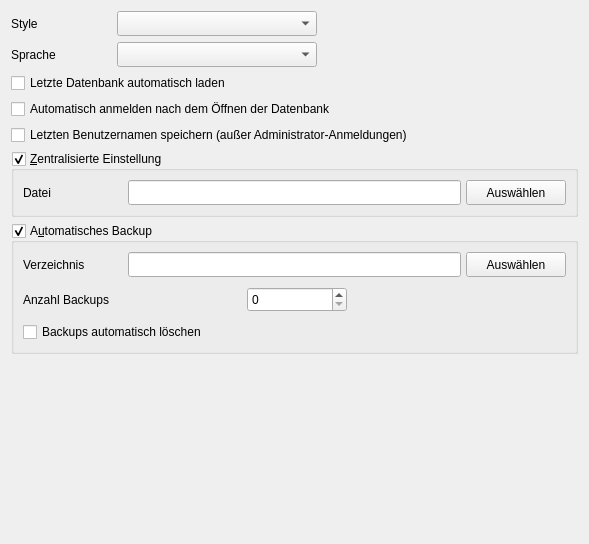
<?xml version="1.0" encoding="UTF-8"?>
<ui version="4.0">
 <class>QMGeneralSettingsWidget</class>
 <widget class="QWidget" name="QMGeneralSettingsWidget">
  <property name="geometry">
   <rect>
    <x>0</x>
    <y>0</y>
    <width>589</width>
    <height>544</height>
   </rect>
  </property>
  <property name="windowTitle">
   <string>Form</string>
  </property>
  <layout class="QVBoxLayout" name="verticalLayout">
   <item>
    <layout class="QHBoxLayout" name="horizontalLayout">
     <item>
      <widget class="QLabel" name="label_13">
       <property name="sizePolicy">
        <sizepolicy hsizetype="Preferred" vsizetype="Preferred">
         <horstretch>0</horstretch>
         <verstretch>0</verstretch>
        </sizepolicy>
       </property>
       <property name="minimumSize">
        <size>
         <width>100</width>
         <height>0</height>
        </size>
       </property>
       <property name="text">
        <string>Style</string>
       </property>
      </widget>
     </item>
     <item>
      <widget class="QComboBox" name="cbStyle">
       <property name="minimumSize">
        <size>
         <width>200</width>
         <height>25</height>
        </size>
       </property>
      </widget>
     </item>
     <item>
      <spacer name="horizontalSpacer">
       <property name="orientation">
        <enum>Qt::Horizontal</enum>
       </property>
       <property name="sizeHint" stdset="0">
        <size>
         <width>451</width>
         <height>20</height>
        </size>
       </property>
      </spacer>
     </item>
    </layout>
   </item>
   <item>
    <layout class="QHBoxLayout" name="horizontalLayout_2">
     <item>
      <widget class="QLabel" name="label_12">
       <property name="sizePolicy">
        <sizepolicy hsizetype="Preferred" vsizetype="Preferred">
         <horstretch>0</horstretch>
         <verstretch>0</verstretch>
        </sizepolicy>
       </property>
       <property name="minimumSize">
        <size>
         <width>100</width>
         <height>0</height>
        </size>
       </property>
       <property name="text">
        <string>Sprache</string>
       </property>
      </widget>
     </item>
     <item>
      <widget class="QComboBox" name="cbLanguage">
       <property name="minimumSize">
        <size>
         <width>200</width>
         <height>25</height>
        </size>
       </property>
      </widget>
     </item>
     <item>
      <spacer name="horizontalSpacer_3">
       <property name="orientation">
        <enum>Qt::Horizontal</enum>
       </property>
       <property name="sizeHint" stdset="0">
        <size>
         <width>15</width>
         <height>20</height>
        </size>
       </property>
      </spacer>
     </item>
    </layout>
   </item>
   <item>
    <widget class="QCheckBox" name="cbLoadLastDatabase">
     <property name="text">
      <string>Letzte Datenbank automatisch laden</string>
     </property>
    </widget>
   </item>
   <item>
    <widget class="QCheckBox" name="cbAutoLogin">
     <property name="text">
      <string>Automatisch anmelden nach dem Öffnen der Datenbank</string>
     </property>
    </widget>
   </item>
   <item>
    <widget class="QCheckBox" name="cbSaveLastLoginName">
     <property name="text">
      <string>Letzten Benutzernamen speichern (außer Administrator-Anmeldungen)</string>
     </property>
    </widget>
   </item>
   <item>
    <widget class="QGroupBox" name="gbCentralizedSettings">
     <property name="title">
      <string>&amp;Zentralisierte Einstellung</string>
     </property>
     <property name="checkable">
      <bool>true</bool>
     </property>
     <layout class="QGridLayout" name="gridLayout_5">
      <property name="verticalSpacing">
       <number>10</number>
      </property>
      <item row="0" column="0">
       <layout class="QHBoxLayout" name="horizontalLayout_5">
        <property name="spacing">
         <number>5</number>
        </property>
        <item>
         <widget class="QLabel" name="label_4">
          <property name="sizePolicy">
           <sizepolicy hsizetype="Preferred" vsizetype="Preferred">
            <horstretch>0</horstretch>
            <verstretch>0</verstretch>
           </sizepolicy>
          </property>
          <property name="minimumSize">
           <size>
            <width>100</width>
            <height>0</height>
           </size>
          </property>
          <property name="text">
           <string>Datei</string>
          </property>
         </widget>
        </item>
        <item>
         <widget class="QLineEdit" name="leCentralizedSettingsFile">
          <property name="minimumSize">
           <size>
            <width>0</width>
            <height>25</height>
           </size>
          </property>
         </widget>
        </item>
        <item>
         <widget class="QPushButton" name="pbChooseCentralizedSettingsFile">
          <property name="minimumSize">
           <size>
            <width>100</width>
            <height>25</height>
           </size>
          </property>
          <property name="text">
           <string>Auswählen</string>
          </property>
         </widget>
        </item>
       </layout>
      </item>
     </layout>
    </widget>
   </item>
   <item>
    <widget class="QGroupBox" name="gbAutoBackup">
     <property name="title">
      <string>A&amp;utomatisches Backup</string>
     </property>
     <property name="checkable">
      <bool>true</bool>
     </property>
     <layout class="QGridLayout" name="gridLayout">
      <property name="verticalSpacing">
       <number>10</number>
      </property>
      <item row="3" column="0" colspan="2">
       <layout class="QVBoxLayout" name="verticalLayout_6">
        <property name="spacing">
         <number>5</number>
        </property>
        <item>
         <widget class="QCheckBox" name="cbAutoBackupDelete">
          <property name="text">
           <string>Backups automatisch löschen</string>
          </property>
         </widget>
        </item>
       </layout>
      </item>
      <item row="0" column="0" colspan="2">
       <layout class="QHBoxLayout" name="horizontalLayout_3">
        <property name="spacing">
         <number>5</number>
        </property>
        <item>
         <widget class="QLabel" name="label_2">
          <property name="sizePolicy">
           <sizepolicy hsizetype="Preferred" vsizetype="Preferred">
            <horstretch>0</horstretch>
            <verstretch>0</verstretch>
           </sizepolicy>
          </property>
          <property name="minimumSize">
           <size>
            <width>100</width>
            <height>0</height>
           </size>
          </property>
          <property name="text">
           <string>Verzeichnis</string>
          </property>
         </widget>
        </item>
        <item>
         <widget class="QLineEdit" name="leBackupPath">
          <property name="minimumSize">
           <size>
            <width>0</width>
            <height>25</height>
           </size>
          </property>
         </widget>
        </item>
        <item>
         <widget class="QPushButton" name="pbChoosePath">
          <property name="minimumSize">
           <size>
            <width>100</width>
            <height>25</height>
           </size>
          </property>
          <property name="text">
           <string>Auswählen</string>
          </property>
         </widget>
        </item>
       </layout>
      </item>
      <item row="1" column="0" colspan="2">
       <layout class="QHBoxLayout" name="horizontalLayout_4">
        <property name="spacing">
         <number>5</number>
        </property>
        <item>
         <widget class="QLabel" name="label_3">
          <property name="sizePolicy">
           <sizepolicy hsizetype="Expanding" vsizetype="Preferred">
            <horstretch>0</horstretch>
            <verstretch>0</verstretch>
           </sizepolicy>
          </property>
          <property name="minimumSize">
           <size>
            <width>200</width>
            <height>0</height>
           </size>
          </property>
          <property name="text">
           <string>Anzahl Backups</string>
          </property>
         </widget>
        </item>
        <item>
         <widget class="QSpinBox" name="spBackupCount">
          <property name="minimumSize">
           <size>
            <width>100</width>
            <height>25</height>
           </size>
          </property>
         </widget>
        </item>
        <item>
         <spacer name="horizontalSpacer_2">
          <property name="orientation">
           <enum>Qt::Horizontal</enum>
          </property>
          <property name="sizeHint" stdset="0">
           <size>
            <width>40</width>
            <height>20</height>
           </size>
          </property>
         </spacer>
        </item>
       </layout>
      </item>
     </layout>
    </widget>
   </item>
   <item>
    <spacer name="verticalSpacer">
     <property name="orientation">
      <enum>Qt::Vertical</enum>
     </property>
     <property name="sizeHint" stdset="0">
      <size>
       <width>20</width>
       <height>40</height>
      </size>
     </property>
    </spacer>
   </item>
  </layout>
 </widget>
 <resources/>
 <connections>
  <connection>
   <sender>pbChooseCentralizedSettingsFile</sender>
   <signal>clicked()</signal>
   <receiver>QMGeneralSettingsWidget</receiver>
   <slot>chooseCentralizedSettingsFile()</slot>
   <hints>
    <hint type="sourcelabel">
     <x>680</x>
     <y>165</y>
    </hint>
    <hint type="destinationlabel">
     <x>380</x>
     <y>243</y>
    </hint>
   </hints>
  </connection>
  <connection>
   <sender>pbChoosePath</sender>
   <signal>clicked()</signal>
   <receiver>QMGeneralSettingsWidget</receiver>
   <slot>chooseBackupPath()</slot>
   <hints>
    <hint type="sourcelabel">
     <x>680</x>
     <y>254</y>
    </hint>
    <hint type="destinationlabel">
     <x>380</x>
     <y>243</y>
    </hint>
   </hints>
  </connection>
  <connection>
   <sender>cbStyle</sender>
   <signal>currentIndexChanged(int)</signal>
   <receiver>QMGeneralSettingsWidget</receiver>
   <slot>emitSettingsChanged()</slot>
   <hints>
    <hint type="sourcelabel">
     <x>143</x>
     <y>27</y>
    </hint>
    <hint type="destinationlabel">
     <x>380</x>
     <y>243</y>
    </hint>
   </hints>
  </connection>
  <connection>
   <sender>cbLanguage</sender>
   <signal>currentIndexChanged(int)</signal>
   <receiver>QMGeneralSettingsWidget</receiver>
   <slot>emitSettingsChanged()</slot>
   <hints>
    <hint type="sourcelabel">
     <x>143</x>
     <y>69</y>
    </hint>
    <hint type="destinationlabel">
     <x>380</x>
     <y>243</y>
    </hint>
   </hints>
  </connection>
  <connection>
   <sender>cbLoadLastDatabase</sender>
   <signal>toggled(bool)</signal>
   <receiver>QMGeneralSettingsWidget</receiver>
   <slot>emitSettingsChanged()</slot>
   <hints>
    <hint type="sourcelabel">
     <x>383</x>
     <y>102</y>
    </hint>
    <hint type="destinationlabel">
     <x>380</x>
     <y>243</y>
    </hint>
   </hints>
  </connection>
  <connection>
   <sender>gbCentralizedSettings</sender>
   <signal>toggled(bool)</signal>
   <receiver>QMGeneralSettingsWidget</receiver>
   <slot>emitSettingsChanged()</slot>
   <hints>
    <hint type="sourcelabel">
     <x>380</x>
     <y>157</y>
    </hint>
    <hint type="destinationlabel">
     <x>380</x>
     <y>243</y>
    </hint>
   </hints>
  </connection>
  <connection>
   <sender>cbAutoBackupDelete</sender>
   <signal>toggled(bool)</signal>
   <receiver>QMGeneralSettingsWidget</receiver>
   <slot>emitSettingsChanged()</slot>
   <hints>
    <hint type="sourcelabel">
     <x>383</x>
     <y>321</y>
    </hint>
    <hint type="destinationlabel">
     <x>380</x>
     <y>243</y>
    </hint>
   </hints>
  </connection>
  <connection>
   <sender>gbAutoBackup</sender>
   <signal>toggled(bool)</signal>
   <receiver>QMGeneralSettingsWidget</receiver>
   <slot>emitSettingsChanged()</slot>
   <hints>
    <hint type="sourcelabel">
     <x>380</x>
     <y>274</y>
    </hint>
    <hint type="destinationlabel">
     <x>380</x>
     <y>243</y>
    </hint>
   </hints>
  </connection>
  <connection>
   <sender>spBackupCount</sender>
   <signal>valueChanged(int)</signal>
   <receiver>QMGeneralSettingsWidget</receiver>
   <slot>emitSettingsChanged()</slot>
   <hints>
    <hint type="sourcelabel">
     <x>714</x>
     <y>293</y>
    </hint>
    <hint type="destinationlabel">
     <x>380</x>
     <y>243</y>
    </hint>
   </hints>
  </connection>
  <connection>
   <sender>cbAutoLogin</sender>
   <signal>toggled(bool)</signal>
   <receiver>QMGeneralSettingsWidget</receiver>
   <slot>emitSettingsChanged()</slot>
   <hints>
    <hint type="sourcelabel">
     <x>294</x>
     <y>124</y>
    </hint>
    <hint type="destinationlabel">
     <x>294</x>
     <y>271</y>
    </hint>
   </hints>
  </connection>
  <connection>
   <sender>cbSaveLastLoginName</sender>
   <signal>toggled(bool)</signal>
   <receiver>QMGeneralSettingsWidget</receiver>
   <slot>emitSettingsChanged()</slot>
   <hints>
    <hint type="sourcelabel">
     <x>294</x>
     <y>152</y>
    </hint>
    <hint type="destinationlabel">
     <x>294</x>
     <y>271</y>
    </hint>
   </hints>
  </connection>
 </connections>
 <slots>
  <slot>chooseCentralizedSettingsFile()</slot>
  <slot>chooseBackupPath()</slot>
  <slot>emitSettingsChanged()</slot>
 </slots>
</ui>
